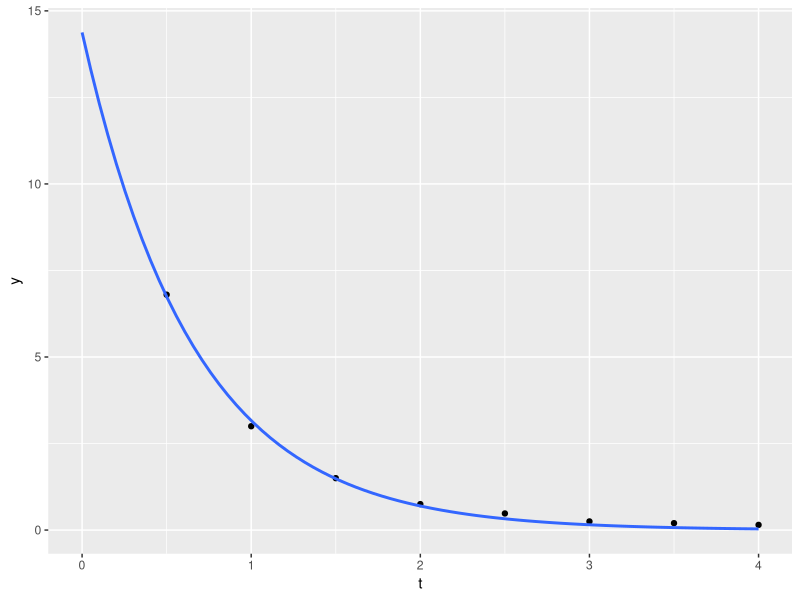

R code for this plot:
library(ggplot2)
library(car)

data <- read.csv('BloodConcentration.csv')
summary(data)

# a)

model <- nls(y ~ a * exp(b * t), data, start = list(a = 1, b = 0))
summary(model)

(ggplot(data, aes(x = t, y = y)) + geom_point() 
  + geom_smooth(method = 'nls', method.args = list(start = list(a = 1, b = 0)),
                formula = 'y ~ a * exp(b * x)', se = F, fullrange = T)
  + xlim(0, 4))

# b)

y0 <- predict(model, data.frame(t = 0))
y0

# c)

# in this case it can be easily calculated manually
# target: exp(b * t) = 1/2
# t = -ln(2) / b
-log(2) / -1.51392

# let R search for the root
f <- function(t1) {
  predict(model, data.frame(t = t1)) - y0 / 2
}


uniroot(f, c(0,1))$root

